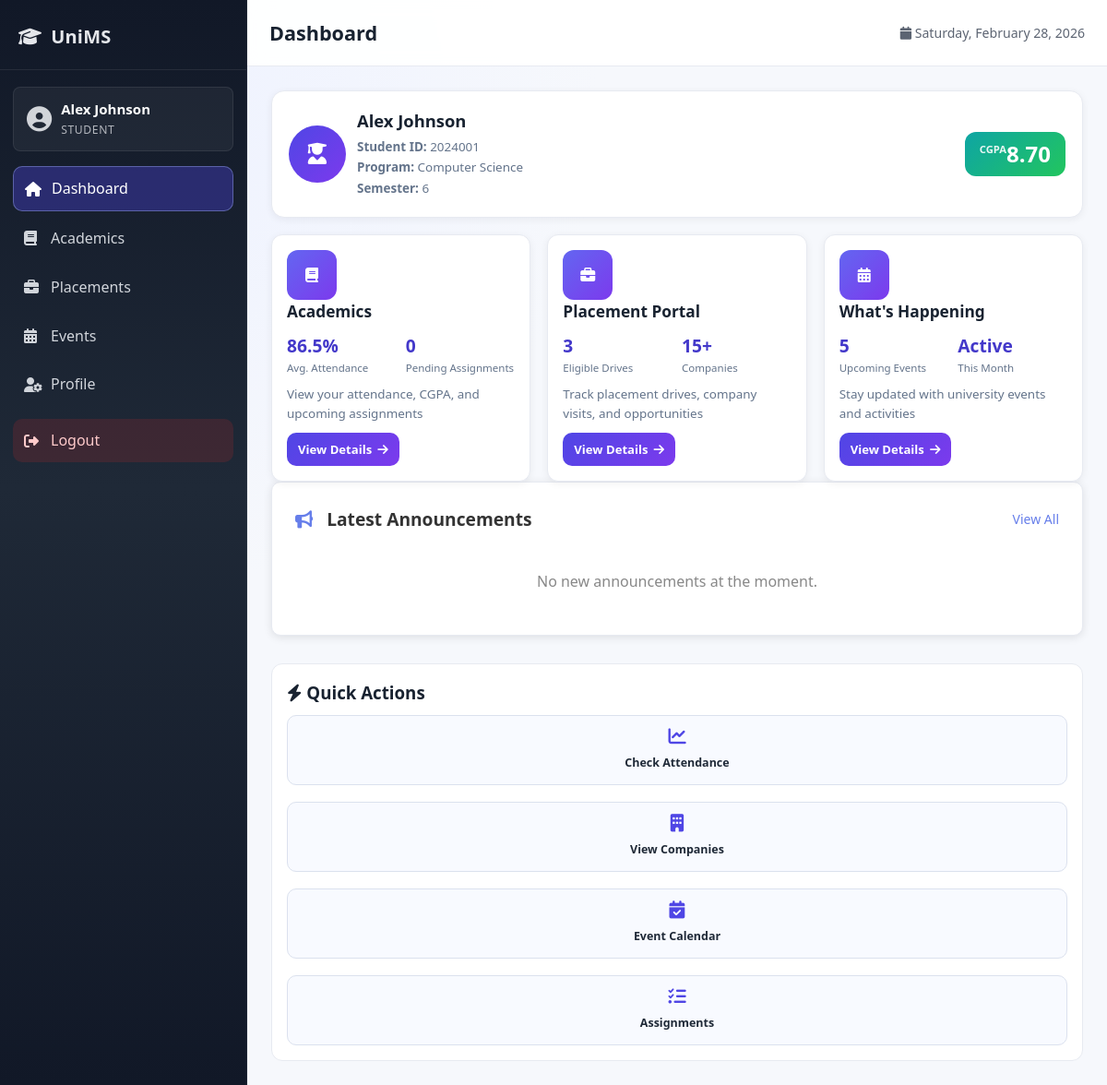
The app's page /dashboard (signed in) with its own data.
### tables this page shows
CREATE TABLE students (
            id INTEGER PRIMARY KEY AUTOINCREMENT,
            user_id INTEGER,
            student_id TEXT UNIQUE NOT NULL,
            program TEXT NOT NULL,
            semester INTEGER NOT NULL,
            cgpa REAL DEFAULT 0.0,
            FOREIGN KEY (user_id) REFERENCES users(id)
        );

### app.py (the view, shortened to what this page needs)
@app.route('/dashboard')
@login_required
def dashboard():
    if session.get('user_type') == 'admin':
        return redirect(url_for('admin_dashboard'))
    conn = get_db_connection()
    if session['user_type'] == 'student':
        student = conn.execute('''
            SELECT s.* FROM students s
            WHERE s.user_id = ?
        ''', (session['user_id'],)).fetchone()
        attendance_summary = conn.execute('''
            SELECT
                COUNT(*) as total_subjects,
                AVG(CAST(attended_classes AS FLOAT) / total_classes * 100) as avg_attendance
            FROM attendance
            WHERE student_id = ?
        ''', (student['id'],)).fetchone()
        pending_assignments = conn.execute('''
            SELECT COUNT(*) as count FROM assignments
            WHERE status = 'pending' AND due_date >= date('now')
        ''').fetchone()
        eligible_drives = conn.execute('''
            SELECT COUNT(*) as count FROM placement_drives
            WHERE status = 'Open' AND min_cgpa <= ?
        ''', (student['cgpa'],)).fetchone()
        upcoming_events = conn.execute('''
            SELECT COUNT(*) as count FROM events
            WHERE event_date >= date('now')
        ''').fetchone()
        announcements = conn.execute('''
            SELECT * FROM announcements
            ORDER BY created_at DESC
            LIMIT 5
        ''').fetchall()
        conn.close()
        dashboard_data = {
            'student': student,
            'attendance_summary': attendance_summary,
            'pending_assignments': pending_assignments['count'],
            'eligible_drives': eligible_drives['count'],
            'upcoming_events': upcoming_events['count'],
            'announcements': announcements
        }
        return render_template('dashboard.html', data=dashboard_data)

### app.py (called while the page is built)
def get_db_connection():
    conn = sqlite3.connect(DATABASE)
    conn.row_factory = sqlite3.Row  # This allows us to access columns by name
    return conn

def login_required(f):
    @wraps(f)
    def decorated_function(*args, **kwargs):
        if 'user_id' not in session:
            flash('Please log in to access this page.', 'warning')
            return redirect(url_for('login'))
        return f(*args, **kwargs)
    return decorated_function

### templates/dashboard.html (shortened to what this page needs)
{% extends "base.html" %}
{% block page_title %}Dashboard{% endblock %}
{% block content %}
<div class="dashboard">
    <div class="student-info-card">
        <div class="info-left">
            <div class="avatar">
                <i class="fas fa-user-graduate"></i>
            </div>
            <div class="info-details">
                <h2>{{ session.full_name }}</h2>
                <p><strong>Student ID:</strong> {{ data.student.student_id }}</p>
                <p><strong>Program:</strong> {{ data.student.program }}</p>
                <p><strong>Semester:</strong> {{ data.student.semester }}</p>
            </div>
        </div>
        <div class="info-right">
            <div class="cgpa-badge">
                <span class="cgpa-label">CGPA</span>
                <span class="cgpa-value">{{ "%.2f"|format(data.student.cgpa or 0.0) }}</span>
            </div>
        </div>
    </div>
    <div class="dashboard-tiles">
        <div class="tile academics-tile">
            <div class="tile-icon">
                <i class="fas fa-book"></i>
            </div>
            <div class="tile-content">
                <h3>Academics</h3>
                <div class="tile-stats">
                    <div class="stat">
                        <span class="stat-value">{{ "%.1f"|format(data.attendance_summary.avg_attendance or 0.0)
                            }}%</span>
                        <span class="stat-label">Avg. Attendance</span>
                    </div>
                    <div class="stat">
                        <span class="stat-value">{{ data.pending_assignments }}</span>
                        <span class="stat-label">Pending Assignments</span>
                    </div>
                </div>
                <p class="tile-description">
                    View your attendance, CGPA, and upcoming assignments
                </p>
                <a href="{{ url_for('academics') }}" class="tile-btn">
                    View Details <i class="fas fa-arrow-right"></i>
                </a>
            </div>
        </div>
        <div class="tile placements-tile">
            <div class="tile-icon">
                <i class="fas fa-briefcase"></i>
            </div>
            <div class="tile-content">
                <h3>Placement Portal</h3>
                <div class="tile-stats">
                    <div class="stat">
                        <span class="stat-value">{{ data.eligible_drives }}</span>
                        <span class="stat-label">Eligible Drives</span>
                    </div>
                    <div class="stat">
                        <span class="stat-value">15+</span>
                        <span class="stat-label">Companies</span>
                    </div>
                </div>
                <p class="tile-description">
                    Track placement drives, company visits, and opportunities
                </p>
                <a href="{{ url_for('placements') }}" class="tile-btn">
                    View Details <i class="fas fa-arrow-right"></i>
                </a>
            </div>
        </div>
        <div class="tile events-tile">
            <div class="tile-icon">
                <i class="fas fa-calendar-alt"></i>
            </div>
            <div class="tile-content">
                <h3>What's Happening</h3>
                <div class="tile-stats">
                    <div class="stat">
                        <span class="stat-value">{{ data.upcoming_events }}</span>
                        <span class="stat-label">Upcoming Events</span>
                    </div>
                    <div class="stat">
                        <span class="stat-value">Active</span>
                        <span class="stat-label">This Month</span>
                    </div>
                </div>
                <p class="tile-description">
                    Stay updated with university events and activities
                </p>
                <a href="{{ url_for('events') }}" class="tile-btn">
                    View Details <i class="fas fa-arrow-right"></i>
                </a>
            </div>
        </div>
    </div>
    <div class="section"
        style="margin-bottom: 30px; background: white; padding: 25px; border-radius: 10px; box-shadow: 0 2px 10px rgba(0,0,0,0.1);">
        <div class="section-header"
            style="display: flex; justify-content: space-between; align-items: center; margin-bottom: 20px;">
            <h3 style="margin: 0; color: #333;"><i class="fas fa-bullhorn"
                    style="color: #667eea; margin-right: 10px;"></i> Latest Announcements</h3>
            <a href="{{ url_for('events') }}" style="font-size: 14px; color: #667eea; text-decoration: none;">View
                All</a>
        </div>
        <div class="announcements-list">
            {% if data.announcements %}
            {% for ann in data.announcements %}
            <div class="announcement-item"
                style="padding: 15px; border-bottom: 1px solid #eee; display: flex; gap: 15px; align-items: center;">
                <div class="ann-icon"
                    style="width: 40px; height: 40px; background: #f0f4ff; border-radius: 50%; display: flex; align-items: center; justify-content: center; color: #667eea; flex-shrink: 0;">
                    <i class="fas fa-info-circle"></i>
                </div>
                <div class="ann-content">
                    <h4 style="margin: 0 0 5px 0; font-size: 16px; color: #333;">{{ ann.title }}</h4>
                    <p style="margin: 0; font-size: 13px; color: #666; line-height: 1.4;">{{ ann.content[:150] }}{% if
                        ann.content|length > 150 %}...{% endif %}</p>
                    <small style="color: #999; font-size: 11px;">{{ ann.created_at }}</small>
                </div>
            </div>
            {% endfor %}
            {% else %}
            <p style="text-align: center; color: #888; padding: 20px;">No new announcements at the moment.</p>
            {% endif %}
        </div>
    </div>
    <div class="quick-actions">
        <h3><i class="fas fa-bolt"></i> Quick Actions</h3>
        <div class="actions-grid">
            <a href="{{ url_for('academics') }}" class="action-card">
                <i class="fas fa-chart-line"></i>
                <span>Check Attendance</span>
            </a>
            <a href="{{ url_for('placements') }}" class="action-card">
                <i class="fas fa-building"></i>
                <span>View Companies</span>
            </a>
            <a href="{{ url_for('events') }}" class="action-card">
                <i class="fas fa-calendar-check"></i>
                <span>Event Calendar</span>
            </a>
            <a href="{{ url_for('academics') }}" class="action-card">
                <i class="fas fa-tasks"></i>
                <span>Assignments</span>
            </a>
        </div>
    </div>
</div>
{% endblock %}

### static/css/layout.css (style rules this page uses)
* { margin: 0; padding: 0; box-sizing: border-box; }
html, body { min-height: 100%; }
body { font-family: 'Segoe UI', Tahoma, Geneva, Verdana, sans-serif; background: radial-gradient(circle at 10% 10%, #eef2ff 0%, var(--bg) 35%, var(--bg) 100%); color: var(--text); line-height: 1.55; }
a { color: inherit; }
.section, .admin-card, .admin-panel, .profile-card, .login-box, .tile, .stat-card, .company-card, .drive-card, .attendance-card, .past-event-card, .announcement-card { background: var(--surface); border: 1px solid var(--border); border-radius: var(--radius); box-shadow: var(--shadow-sm); }
.section { padding: 20px; margin-bottom: 24px; }
.section-header { margin-bottom: 18px; }
.section-header h2, .section-header h3 { color: #0f172a; font-size: 1.2rem; margin-bottom: 5px; }

### static/css/components.css (style rules this page uses)
.dashboard-tiles, .attendance-grid, .drives-grid, .companies-grid, .stats-grid, .admin-grid, .grid-form, .actions-grid { display: grid; gap: 18px; }
.dashboard-tiles, .stats-grid { grid-template-columns: repeat(auto-fit, minmax(230px, 1fr)); }
.tile, .drive-card, .company-card, .attendance-card, .stat-card, .activity-item, .assignment-card, .announcement-item, .past-event-card, .registered-event-item { padding: 16px; border-radius: 12px; transition: transform .2s ease, box-shadow .2s ease; }
.tile-icon, .stat-icon, .assignment-icon, .company-badge, .avatar, .profile-avatar { width: 54px; height: 54px; border-radius: 12px; display: inline-flex; align-items: center; justify-content: center; color: #fff; background: linear-gradient(135deg, #6366f1 0%, #7c3aed 100%); }

### static/css/pages.css (style rules this page uses)
.registered-events-list, .past-events-list, .announcements-list { display: flex; flex-direction: column; gap: 10px; }
.cgpa-badge { display: inline-flex; padding: 4px 9px; border-radius: 999px; font-size: .74rem; font-weight: 700; }
.dashboard .student-info-card { display: flex; align-items: center; justify-content: space-between; gap: 14px; padding: 18px; margin-bottom: 18px; border: 1px solid var(--border); border-radius: 14px; background: #fff; box-shadow: var(--shadow-sm); }
.dashboard .info-left, .faculty-dashboard .info-left { display: flex; align-items: center; gap: 12px; }
.dashboard .avatar, .faculty-dashboard .avatar { width: 62px; height: 62px; border-radius: 50%; font-size: 1.45rem; display: grid; place-items: center; color: #fff; background: linear-gradient(135deg, #4f46e5 0%, #7c3aed 100%); }
.dashboard .info-details h2, .faculty-dashboard .info-details h2 { margin-bottom: 3px; font-size: 1.15rem; }
.dashboard .info-details p, .faculty-dashboard .info-details p { color: #64748b; font-size: .84rem; margin: 2px 0; }
.dashboard .cgpa-badge { background: linear-gradient(135deg, #0ea5a4 0%, #22c55e 100%); color: #fff; border-radius: 12px; padding: 10px 16px; text-align: center; }
.dashboard .cgpa-label { display: block; font-size: .7rem; opacity: .9; }
.dashboard .cgpa-value { display: block; font-size: 1.5rem; font-weight: 800; line-height: 1.2; }
.dashboard .tile-content h3 { font-size: 1.08rem; margin-bottom: 8px; }
.dashboard .tile-stats { display: flex; gap: 10px; margin-bottom: 10px; }
.dashboard .stat { flex: 1; }
.dashboard .stat-value { display: block; font-size: 1.2rem; color: #4338ca; font-weight: 800; }
.dashboard .stat-label { display: block; color: #64748b; font-size: .72rem; }
.dashboard .tile-description { color: #64748b; font-size: .84rem; margin-bottom: 10px; }
.tile-btn { display: inline-flex; align-items: center; gap: 6px; border-radius: 10px; text-decoration: none; font-size: .82rem; font-weight: 700; color: #fff; background: linear-gradient(135deg, #4f46e5 0%, #7c3aed 100%); padding: 8px 12px; }
.quick-actions { border: 1px solid var(--border); border-radius: 12px; background: #fff; padding: 16px; }
.quick-actions h3 { margin-bottom: 10px; }
.action-card { border: 1px solid #dbe1ee; background: #f8faff; color: #1f2937; border-radius: 10px; padding: 12px; text-decoration: none; text-align: center; transition: all .2s ease; }
.action-card i { display: block; font-size: 1.2rem; margin-bottom: 6px; color: #4f46e5; }
.action-card span { font-size: .78rem; font-weight: 700; }

### records on screen
students: student.student_id "2024001", student.program "Computer Science", student.semester "6", student "8.70"

### other values on screen
{{ session.full_name }} "Alex Johnson"
{{ session.user_type|title }} "STUDENT"
{{ "%.1f"|format(data.attendance_summary.avg_attendance or 0.0) }} "86.5"
{{ data.pending_assignments }} "0"
{{ data.eligible_drives }} "3"
{{ data.upcoming_events }} "5"
